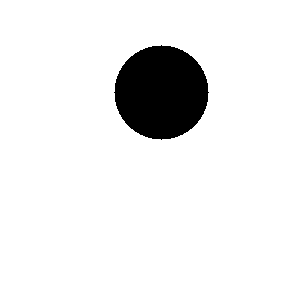
#> input picture shapes/circle/1.png, 300 x 300 px; its folder holds 2 pictures in this run
$ python main.py
#> lines starting #> are read from the running program, lines starting #| are printed output that depends on the picture; after the words box and inside, x2 and y2 are one past the last pixel; in counts of white or black regions, pixels touching at a corner belong together; pictures that were not available may be replaced by others from this repository, and a replacement may not be noted
import cv2
import numpy as np
import os

# create lists to save the labels (the name of the shape)
train_labels, train_images = [], []
train_dir = './shapes'
shape_list = ['circle', 'triangle', 'tetragon', 'pentagon', 'other']

patch_size =32

def translate(image, x, y):
    # define the translation matrix and perform the translation
    M = np.float32([[1, 0, x], [0, 1, y]])
    shifted = cv2.warpAffine(image, M, (image.shape[1], image.shape[0]))

    # return the translated image
    return shifted
def grab_contours(cnts):
    # if the length the contours tuple returned by cv2.findContours
    # is '2' then we are using either OpenCV v2.4, v4-beta, or
    # v4-official
    if len(cnts) == 2:
        cnts = cnts[0]

    # if the length of the contours tuple is '3' then we are using
    # either OpenCV v3, v4-pre, or v4-alpha
    elif len(cnts) == 3:
        cnts = cnts[1]

    # otherwise OpenCV has changed their cv2.findContours return
    # signature yet again and I have no idea WTH is going on
    else:
        raise Exception(("Contours tuple must have length 2 or 3, "
            "otherwise OpenCV changed their cv2.findContours return "
            "signature yet again. Refer to OpenCV's documentation "
            "in that case"))

    # return the actual contours array
    return cnts

def get_features(img):
    '''
    Input : Grayscaled, white background img
    Output : Elipse area, Elipse perimeter, Img area, Img perimeter
    '''

    img = 255-img #Inverse image
    img = cv2.bilateralFilter(img,9,100,100)

    # Feature extration
    canny = cv2.Canny(img, 50, 200)  # Calculate boundary using Canny detecter.

    # Fitting to elipse
    pts = np.argwhere(canny>100) # N*2
    pts[:,[0,1]] = pts[:,[1,0]] # Swap x and y.
    E = cv2.fitEllipse(pts)
    a,b = E[1]

    return np.pi*a*b/4, np.pi*np.sqrt((a**2+b**2)/2), np.sum(img/255.0), np.sum(canny/255.0)

# function to preprocess data
def preprocess(images, labels):
    """
    Extract Scale, Rotation invariant features.
    Number of vertices, area of patches, perimeter of patches

    Input : images(N x width x height), labels(0~4 tuples)
    Output : features(3 x N), labels(0~4 tuples)
    """

    areas_e = []
#> areas_e = []
    peris_e = []
    areas_i = []
    peris_i = []
    vertices = []
    for i, img in enumerate(images):

        # Find Contours
        thresh = cv2.threshold(img, 60, 255, cv2.THRESH_BINARY_INV)[1]
        cnts = cv2.findContours(thresh.copy(), cv2.RETR_EXTERNAL, cv2.CHAIN_APPROX_SIMPLE)
        cnts = grab_contours(cnts)
        cnt = cnts[0]

        # Approximate it.
        arc = cv2.arcLength(cnt, True)
        approx = cv2.approxPolyDP(cnt, 0.01 * arc, True)

        # Extract features and make them scale, rotation invariant.
        area_e, peri_e, area_i, peri_i = get_features(img)

        # Save it tuples
        areas_e.append(area_e)
        peris_e.append(peri_e)
        areas_i.append(area_i)
        peris_i.append(peri_i)
        vertices.append(len(approx))
#> this loop made 7 passes
#> pass 1, in get_features, `img = cv2.bilateralFilter(img,9,100,100)`:
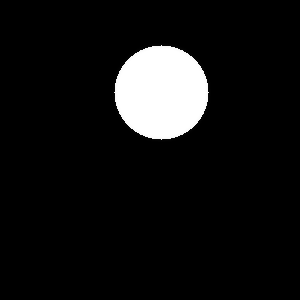
#> img: shape (300, 300); min 0, max 255, mean 19.6
#> pass 1, in get_features, `canny = cv2.Canny(img, 50, 200)`:
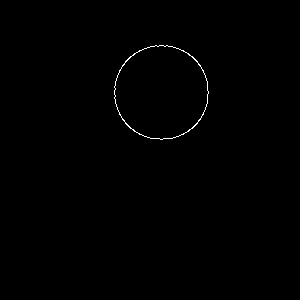
#> canny: shape (300, 300); 0.35% white in thin lines or dots, all inside (x1, y1, x2, y2) = (114, 45, 209, 140)
#> pass 2, in preprocess, `thresh = cv2.threshold(img, 60, 255, cv2.THRESH_BINARY_INV)[1]`:
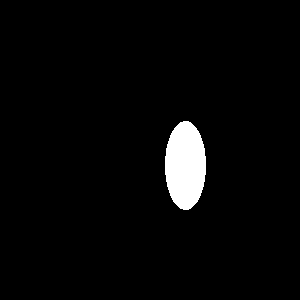
#> thresh: shape (300, 300); 3.2% white; 1 white region, box (x1, y1, x2, y2) and area: (165, 121, 206, 210) 2863

    return (areas_e, areas_i, peris_e, peris_i, vertices), labels

# function to make classifier
def classify(features):
    '''
    Rule-based classifier.
    It classifies by the number of vertices.

    Input : features (areas, peris, vertices) from preprocess stage.
    Output : Predicted labels.
    '''
    # Unizip features
    areas_e = features[0]
    areas_i = features[1]
    peris_e = features[2]
    peris_i = features[3]
    vertices = features[4]

    preds = []
    for i, num_vertices in enumerate(vertices):

        if num_vertices == 3: # Triangle
            shape = 1

        elif num_vertices == 4: # Rectangle
            shape = 2
        elif num_vertices == 5: # Pentagon
            shape = 3
        elif num_vertices <= 7: # 6 or 7 vertices are different shape.
            shape = 4
        else:                   # Many vertices (includes circles and others)

            # Check area
            area_i = areas_i[i]
            area_e = areas_e[i]
            r_a = area_i/area_e

            # Check perimeter
            peri_i = peris_i[i]
            peri_e = peris_e[i]
            r_p = peri_i/peri_e

            print("{}th\tr_a={:.3f},\tr_p={:.3f}".format(i,r_a,r_p))

            if (0.992 <= r_a and r_a <= 1.015) and (0.91<=r_p and r_p<=1.25):   # Experience-base determined thresholds.
                shape = 0
            else:
                shape = 4

        # return the name of the shape
        preds.append(shape)
    print(preds)
    return np.array(preds)

if __name__ == '__main__':
    # iterate through each shape
    for shape in shape_list:
        print('Getting data for: ', shape)
        for file_name in os.listdir(os.path.join(train_dir,shape)):
            train_images.append(cv2.imread(os.path.join(train_dir,shape,file_name), 0))
            # add an integer to the labels list
            train_labels.append(shape_list.index(shape))

    print('Number of training images: ', len(train_images))

    features, train_labels = preprocess(train_images, train_labels)
    pred_labels = classify(features)                                    # Rule-based method do not need training step.

    print("Predicted lables :",pred_labels)

    # Calculate accuracy (Do not erase or modify here)
    pred_acc = np.sum(pred_labels==train_labels)/len(train_labels)*100
    print("Accuracy = {}".format(pred_acc))

    # ------------- Pre-made TA code which I made for convenience -------------
    '''
    #forTA (Do not erase here)
    test_dir = '../ForTA'
    test_labels, test_images = [], []
    for shape in shape_list:
        print('Getting data for: ', shape)
        for file_name in os.listdir(os.path.join(test_dir,shape)):
            test_images.append(cv2.imread(os.path.join(test_dir,shape,file_name), 0))
            # add an integer to the labels list
            test_labels.append(shape_list.index(shape))

    print('Number of test images: ', len(test_images))

    features, test_labels = preprocess(test_images, test_labels)
    pred_labels = classify(features)
    print(pred_labels)
    pred_acc = np.sum(pred_labels==test_labels)/len(test_labels)*100
    print("Test Accuracy = {}".format(pred_acc))
    '''

    # Original TA code.
    """forTA (Do not erase here)
    test_dir = '../ForTA'
    test_labels, test_images = [], []
    for shape in shape_list:
        print('Getting data for: ', shape)
        for file_name in os.listdir(os.path.join(test_dir,shape)):
            test_images.append(cv2.imread(os.path.join(test_dir,shape,file_name), 0))
            # add an integer to the labels list
            test_labels.append(shape_list.index(shape))

    print('Number of test images: ', len(test_images))

    test_images, test_labels = preprocess(test_images, test_labels)
    pred_labels = model.predict(test_images)
    pred_acc = np.sum(pred_labels==test_labels)/len(test_labels)*100
    print("Test Accuracy = {}".format(pred_acc))
    """
